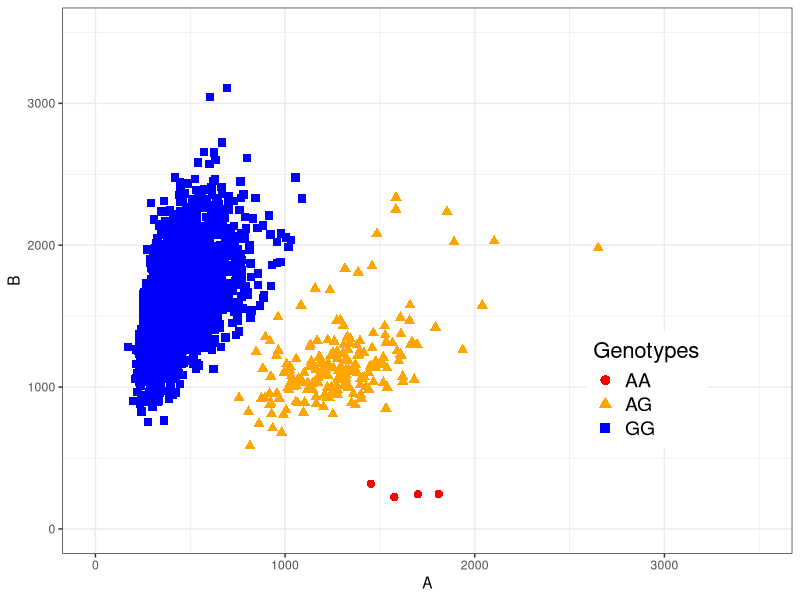
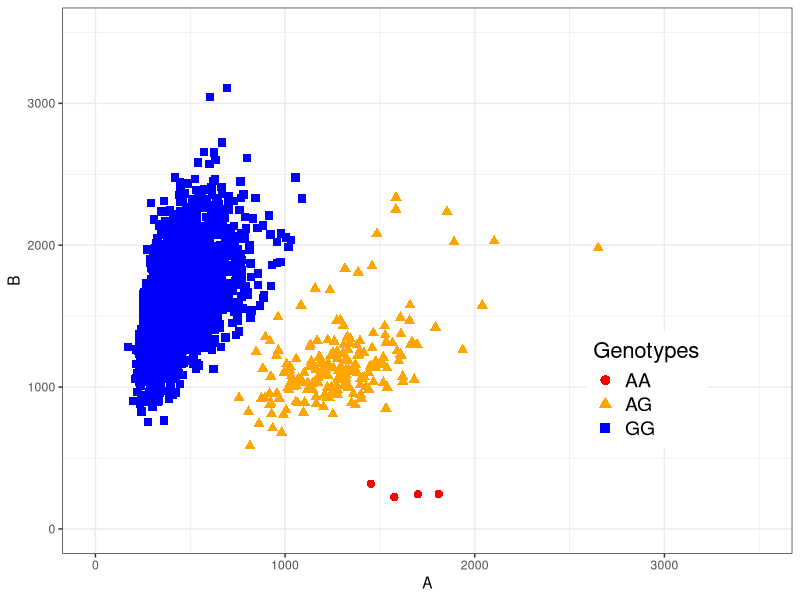

Reproduce these figures in R, in order.
library(ggplot2)

df <- read.table("data/rs73226617_intensity.txt",header = T, stringsAsFactors = F)
#all

ggplot(df[df$dosage!=-1,],aes(x=A,y=B,colour=as.factor(dosage),shape=as.factor(dosage)))+geom_point(size=2.5)+xlim(0,3500)+ylim(0,3500)+
  theme_bw()+theme(legend.position=c(0.8,0.3),legend.text = element_text(size=14),legend.title=element_text(size=16),plot.title = element_text(hjust=0.5, face="bold",size=16))+
  scale_color_manual(name="Genotypes",values=c("red","orange","blue"),labels=c("AA","AG","GG"))+
  guides(colour = guide_legend(override.aes=list(shape=c(16,17,15),size=3))) + scale_shape(guide=FALSE)

ggsave(filename='figures/SF7_rs73226617_intensity_plot.pdf',width=10,height=7)

